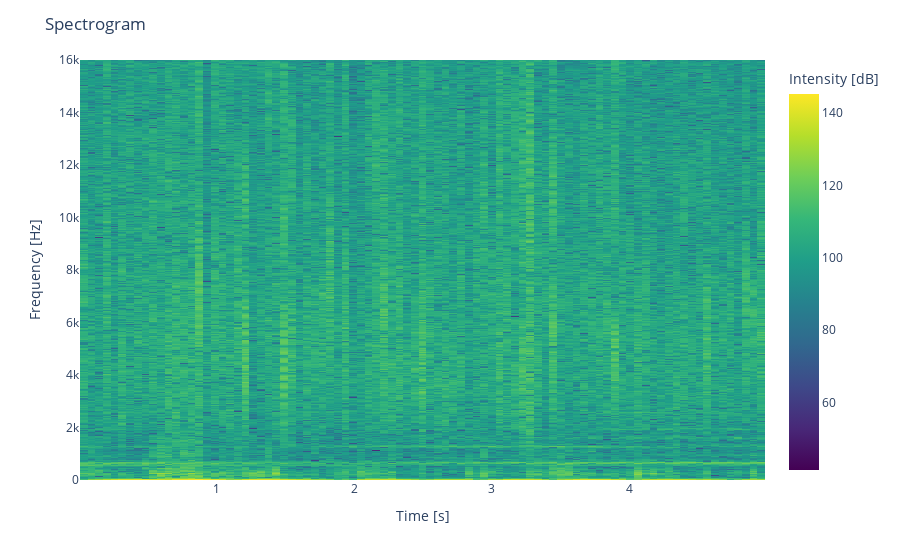

The notebook cell saved with this chart:
### Code cell
# find slice at time 40 seconds, account for 50% overlap
slice_index = int(40/5) * 2
print(f"Slice index at time 40 seconds: {slice_index}")
s = slices[slice_index]
a = annotations[slice_index]
print(f"Slice annotation: {a}")
f, t, Sxx = ut.get_spectrogram(s, fs, nperseg=8192, noverlap=0.2, crop_freq=16000)
ut.plot_spectrogram(f, t, Sxx)

### Figure 1 — Plotly figure (JSON) as saved in the notebook; plotly's stock layout.template omitted (floating-point values rounded to 4 significant figures; data arrays with more than 128 entries replaced by an {"elided": "..."} marker saying what was removed)
{"data": [{"coloraxis": "coloraxis", "hovertemplate": "Time [s]: %{x}<br>Frequency [Hz]: %{y}<br>Intensity [dB]: %{z}<extra></extra>", "name": "0", "type": "heatmap", "x": [0.032, 0.088, 0.144, 0.2, 0.256, 0.312, 0.368, 0.424, 0.48, 0.536, 0.592, 0.648, 0.704, 0.76, 0.816, 0.872, 0.928, 0.984, 1.04, 1.096, 1.152, 1.208, 1.264, 1.32, 1.376, 1.432, 1.488, 1.544, 1.6, 1.656, 1.712, 1.768, 1.824, 1.88, 1.936, 1.992, 2.048, 2.104, 2.16, 2.216, 2.272, 2.328, 2.384, 2.44, 2.496, 2.552, 2.608, 2.664, 2.72, 2.776, 2.832, 2.888, 2.944, 3.0, 3.056, 3.112, 3.168, 3.224, 3.28, 3.336, 3.392, 3.448, 3.504, 3.56, 3.616, 3.672, 3.728, 3.784, 3.84, 3.896, 3.952, 4.008, 4.064, 4.12, 4.176, 4.232, 4.288, 4.344, 4.4, 4.456, 4.512, 4.568, 4.624, 4.68, 4.736, 4.792, 4.848, 4.904, 4.96], "xaxis": "x", "y": {"elided": "1025 float values"}, "yaxis": "y", "z": {"elided": "1025x89 float values"}}], "layout": {"coloraxis": {"colorbar": {"title": {"text": "Intensity [dB]"}}, "colorscale": [[0, "#440154"], [0.1111, "#482878"], [0.2222, "#3e4989"], [0.3333, "#31688e"], [0.4444, "#26828e"], [0.5556, "#1f9e89"], [0.6667, "#35b779"], [0.7778, "#6ece58"], [0.8889, "#b5de2b"], [1, "#fde725"]]}, "margin": {"t": 60}, "title": {"text": "Spectrogram"}, "xaxis": {"anchor": "y", "domain": [0, 1], "title": {"text": "Time [s]"}}, "yaxis": {"anchor": "x", "autorange": true, "domain": [0, 1], "title": {"text": "Frequency [Hz]"}}}}
